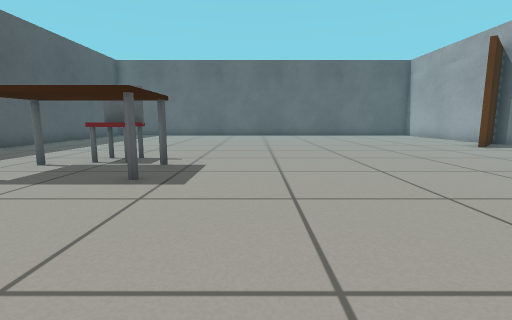
View 1 (above)

16 first-person views from a walk through a world built for the Gazebo simulator. The camera is 0.5 m above the floor, tilts 8° down and sees 85° across. The floor is counted in squares, 0.5 m on a side. Each view is taken from the middle of a square. On the plan, view 1 faces up. The plan holds only what a view shows up to about 11 squares ahead; the rest is blank.

View 2
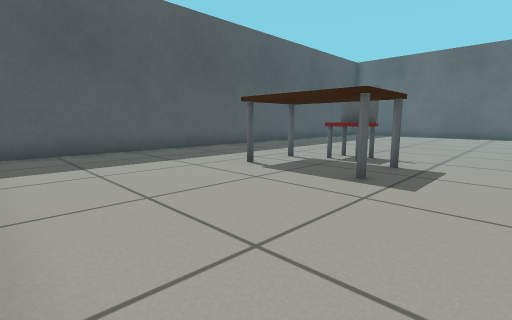

View 3
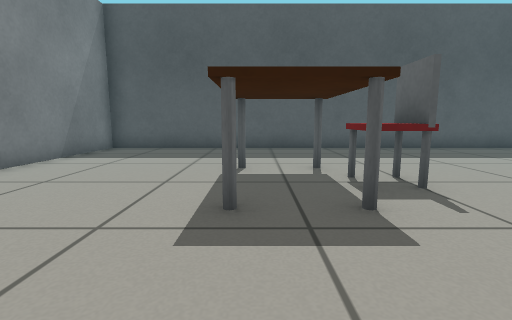

View 4
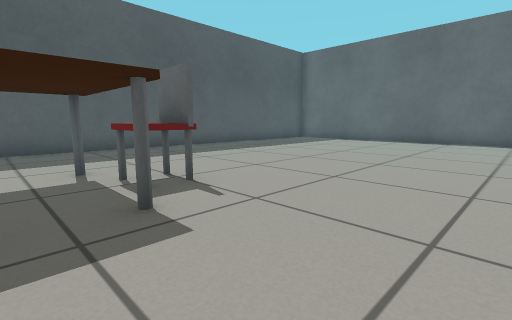

View 5
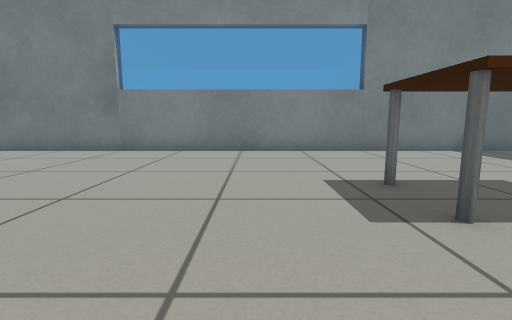

View 6
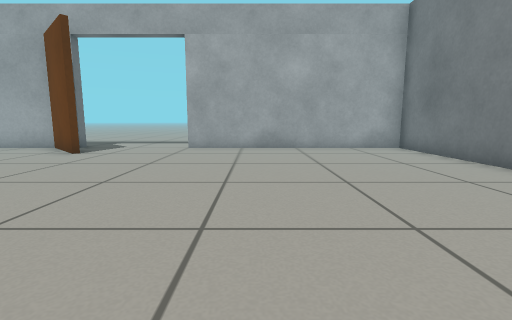

View 7
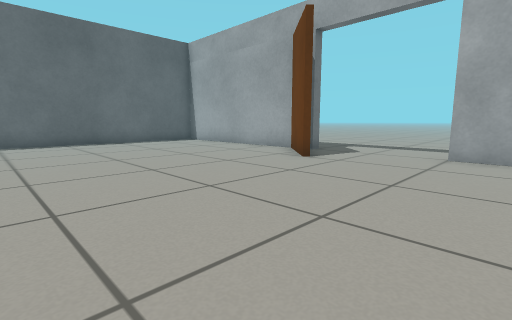

View 8
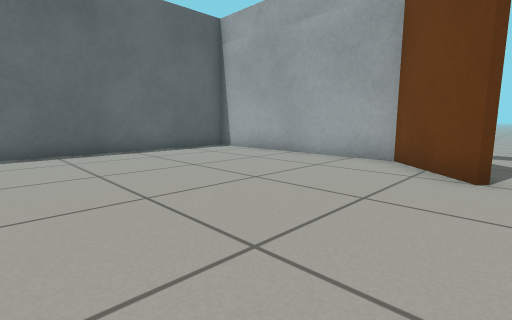

View 9
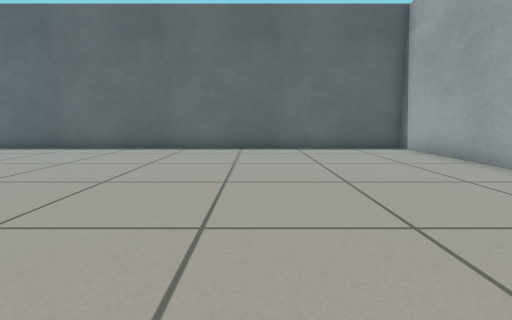

View 10
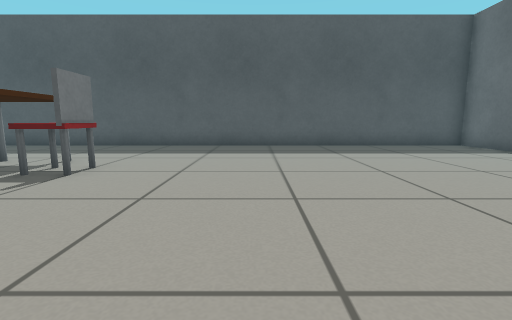

View 11
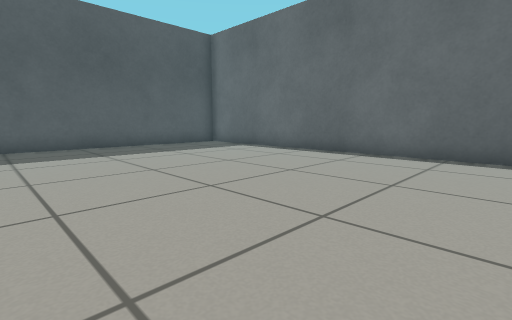

View 12
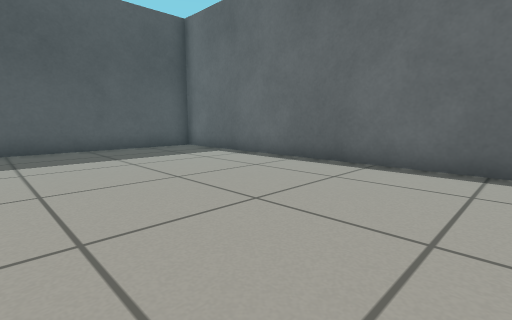

View 13
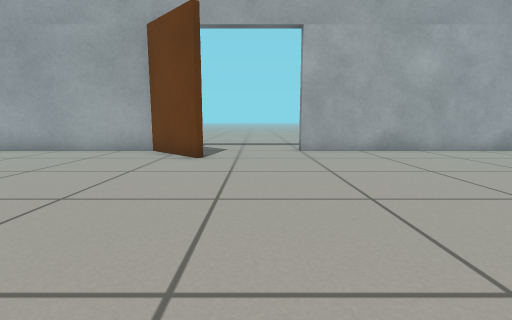

View 14
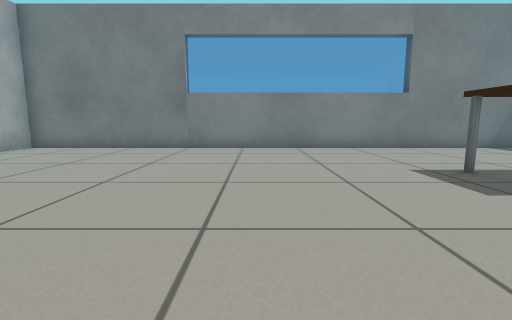

View 15
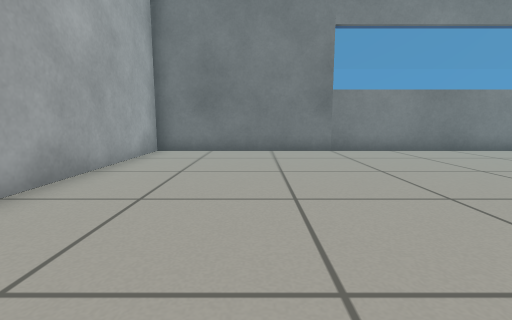

View 16
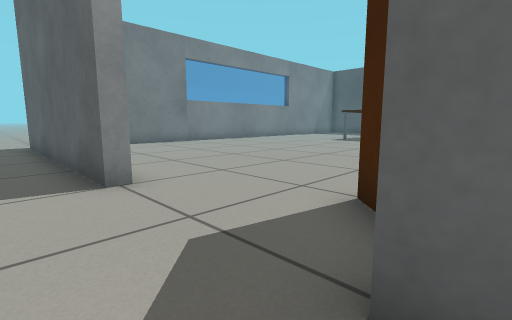

### Floor plan
Key: @ floor where view 1 was taken; # wall or solid block; . floor; L door leaf; C chair; T table.
Columns run from 9 left of view 1 to 12 right of it. Each row starts with its distance up from view 1.
 19 #####################
 18 #...................#
 17 #...................#
 16 #...................#
 15 #...................#
 14 #...................#
 13 #...................#
 12 #..................L#.
 11 #.................L#..
 10 #.....................
  9 #.....................
  8 #.....................
  7 #....CC.............#.
  6 #...TTTT............#.
  5 #...TTTT............#.
  4 #...................#.
  3 #...................#.
  2 #...................#.
  1 #...................#
  0 #........@.........##
 -1 ####################.

Where each view was taken, in squares from view 1:
view 1: 0 up, 0 right, facing up
view 2: 0 up, 0 right, facing up-left
view 3: 5 up, 1 right, facing left
view 4: 5 up, 1 right, facing up-left
view 5: 9 up, 0 right, facing down
view 6: 5 up, 0 right, facing right
view 7: 6 up, 2 right, facing up-right
view 8: 10 up, 3 right, facing up-right
view 9: 9 up, 5 right, facing up
view 10: 11 up, 2 right, facing left
view 11: 11 up, 2 right, facing up-left
view 12: 13 up, 1 right, facing up-left
view 13: 9 up, 1 right, facing right
view 14: 10 up, 2 right, facing down
view 15: 9 up, 7 right, facing down
view 16: 12 up, 12 right, facing down-left
